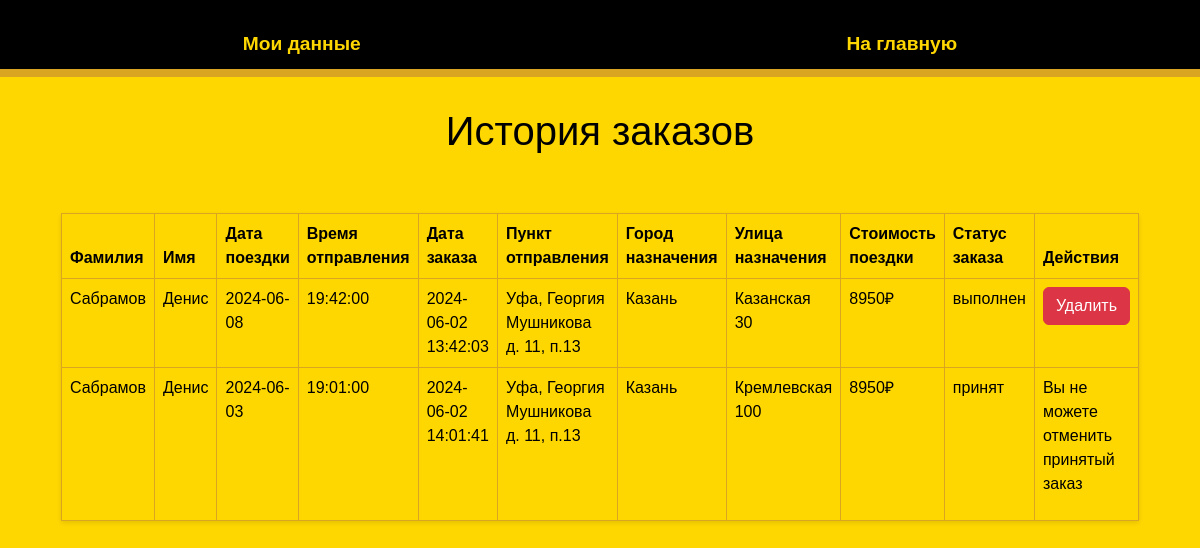
Screenshot of /orders/order-history.php (signed in) with the database file from the repository.
### tables this page shows
CREATE TABLE `orders` (
  `id_order` int NOT NULL,
  `id_user` int NOT NULL,
  `id_drivers` int NOT NULL,
  `id_tarifs` int NOT NULL,
  `point_A` text NOT NULL,
  `id_city` int NOT NULL,
  `street` text NOT NULL,
  `order-travel` date NOT NULL,
  `price_all` int NOT NULL,
  `order-date` datetime NOT NULL DEFAULT CURRENT_TIMESTAMP,
  `time-travel` time NOT NULL,
  `status_ord` text NOT NULL
);

CREATE TABLE `users` (
  `id` int NOT NULL,
  `surname` varchar(85) NOT NULL,
  `name` varchar(85) NOT NULL,
  `login` varchar(80) NOT NULL,
  `email` text NOT NULL,
  `password` varchar(30) DEFAULT NULL,
  `address` text NOT NULL,
  `reg-time` datetime NOT NULL DEFAULT CURRENT_TIMESTAMP,
  `status` enum('активен','заблокирован') NOT NULL,
  `id_role` int NOT NULL
);

CREATE TABLE `city` (
  `id_city` int NOT NULL,
  `name_city` text NOT NULL,
  `price_travel` int NOT NULL
);

### orders/order-history.php (the view, shortened to what this page needs)
<!DOCTYPE html>
<html>
<head>
    <link rel="stylesheet" href="https://cdn.jsdelivr.net/npm/bootstrap@5.2.0-beta1/dist/css/bootstrap.min.css">
    <link rel='stylesheet' type='text/css' media='screen' href='../design/css/orders-history.css'>
    <link rel='stylesheet' type='text/css' media='screen' href='../design/css/user.css'>
</head>
<body style="background-color: gold; color: black;">
    <div class="sidebar">
        <a href="../user_profile/user.php" id="add-programs-link">Мои данные</a>
        <a href="../" id="logout-link">На главную</a>
    </div>
    <div class="content">
        <h1>История заказов</h1>
        <table class="table">
            <thead>
                <tr>
                    <th>Фамилия</th>
                    <th>Имя</th>
                    <th>Дата поездки</th>
                    <th>Время отправления</th>
                    <th>Дата заказа</th>
                    <th>Пункт отправления</th>
                    <th>Город назначения</th>
                    <th>Улица назначения</th>
                    <th>Стоимость поездки</th>
                    <th>Статус заказа</th>
                    <th>Действия</th>
                </tr>
            </thead>
            <tbody>
                <?php
                require('../database/connectDB.php');
                if (isset($_SESSION['user'])) {
                    $userId = $_SESSION['user'];
                    $sql = "SELECT * FROM orders
                        JOIN users ON orders.id_user = users.id
                        JOIN city ON orders.id_city = city.id_city
                        WHERE id_user = '$userId'";
                    $result = $connect->query($sql);
                    if ($result->num_rows > 0) {
                        while ($order = $result->fetch_assoc()) {
                            echo "<tr>";
                            echo "<td>" . $order['surname'] . "</td>";
                            echo "<td>" . $order['name'] . "</td>";
                            echo "<td>" . $order['order-travel'] . "</td>";
                            echo "<td>" . $order['time-travel'] . "</td>";
                            echo "<td>" . $order['order-date'] . "</td>";
                            echo "<td>" . $order['point_A'] . "</td>";
                            echo "<td>" . $order['name_city'] . "</td>";
                            echo "<td>" . $order['street'] . "</td>";
                            echo "<td>" . $order['price_all'] . '₽' . "</td>";
                            echo "<td>" . $order['status_ord'] . "</td>";
                            if ($order["status_ord"] == "в обработке") {
                                echo "<td><a class = 'btn btn-danger' href='delete_order.php?id=" . $order['id_order'] . "'>Отменить заказ</a></td>";
                            } else if ($order["status_ord"] == "принят") {
                                echo "<td><p>Вы не можете отменить принятый заказ";
                            } else {
                                echo "<td><a class='btn btn-danger' href='remove_order.php?id=" . $order['id_order'] . "'>Удалить</a></td>";
                            }
                            echo "</tr>";
                        }
                    } else {
                        echo "<tr><td colspan='6'>Заказы не найдены.</td></tr>";
                    }
                } else {
                    echo "<tr><td colspan='6'>Ошибка: пользователь не авторизован.</td></tr>";
                }
                ?>
            </tbody>
        </table>
    </div>
</body>
</html>

### design/css/orders-history.css (style rules this page uses)
* { transition: all 0.6s ease-in-out; }
body { font-family: Arial, sans-serif; display: flex; background-color: gold; }
@media (min-width: 768px) and (max-width: 1599px) { table { border-collapse: collapse; margin-top: 20px; box-shadow: 0 2px 5px rgba(0, 0, 0, 0.1); } }
@media (min-width: 768px) and (max-width: 1599px) { .table { width: 50%; } }
@media (min-width: 768px) and (max-width: 1599px) { th, td { text-align: left; padding: 12px; color: black; border-bottom: 1px solid black; } }
@media (min-width: 768px) and (max-width: 1599px) { th { background-color: goldenrod; } }

### design/css/user.css (style rules this page uses)
* { transition: all 0.6s ease-in-out; }
body { font-family: Arial, sans-serif; display: flex; flex-direction: column; align-items: center; gap: 30px; }
@media (min-width:768px) and (max-width:1599px) { .sidebar { display: flex; width: 100%; top: 0; border-bottom: 8px solid goldenrod; left: 0; background-color: black; color: gold; padding-top: 20px; font-weight: bolder; font-size: larger; } }
@media (min-width:768px) and (max-width:1599px) { .sidebar a { margin: 0% auto; display: block; padding: 10px 15px; text-decoration: none; color: gold; border-top-left-radius: 10px; border-top-right-radius: 10px; } }
@media (min-width:768px) and (max-width:1599px) { .content { display: contents; } }
table { border-collapse: collapse; width: 70%; }
th, td { border: 1px solid goldenrod; padding: 8px; text-align: left; }

### rows the page displays
orders: id_user.surname "Сабрамов", id_user.name "Денис", value "2024-06-08", value "19:42:00", value "2024-06-02 13:42:03", point_A "Уфа, Георгия Мушникова д. 11, п.13", id_city.name_city "Казань", street "Казанская 30", price_all "8950", status_ord "выполнен"
orders: id_user.surname "Сабрамов", id_user.name "Денис", value "2024-06-03", value "19:01:00", value "2024-06-02 14:01:41", point_A "Уфа, Георгия Мушникова д. 11, п.13", id_city.name_city "Казань", street "Кремлевская 100", price_all "8950", status_ord "принят", shows "Вы не можете отменить принятый заказ"
